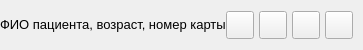
           <widget class="QFrame" name="contentTopBg">
            <property name="minimumSize">
             <size>
              <width>0</width>
              <height>50</height>
             </size>
            </property>
            <property name="maximumSize">
             <size>
              <width>16777215</width>
              <height>50</height>
             </size>
            </property>
            <property name="frameShape">
             <enum>QFrame::NoFrame</enum>
            </property>
            <property name="frameShadow">
             <enum>QFrame::Raised</enum>
            </property>
            <layout class="QHBoxLayout" name="horizontalLayout">
             <property name="spacing">
              <number>0</number>
             </property>
             <property name="leftMargin">
              <number>0</number>
             </property>
             <property name="topMargin">
              <number>0</number>
             </property>
             <property name="rightMargin">
              <number>10</number>
             </property>
             <property name="bottomMargin">
              <number>0</number>
             </property>
             <item>
              <widget class="QFrame" name="leftBox">
               <property name="sizePolicy">
                <sizepolicy hsizetype="Expanding" vsizetype="Preferred">
                 <horstretch>0</horstretch>
                 <verstretch>0</verstretch>
                </sizepolicy>
               </property>
               <property name="frameShape">
                <enum>QFrame::NoFrame</enum>
               </property>
               <property name="frameShadow">
                <enum>QFrame::Raised</enum>
               </property>
               <layout class="QHBoxLayout" name="horizontalLayout_3">
                <property name="spacing">
                 <number>0</number>
                </property>
                <property name="leftMargin">
                 <number>0</number>
                </property>
                <property name="topMargin">
                 <number>0</number>
                </property>
                <property name="rightMargin">
                 <number>0</number>
                </property>
                <property name="bottomMargin">
                 <number>0</number>
                </property>
                <item>
                 <widget class="QLabel" name="titleRightInfo">
                  <property name="sizePolicy">
                   <sizepolicy hsizetype="Preferred" vsizetype="Expanding">
                    <horstretch>0</horstretch>
                    <verstretch>0</verstretch>
                   </sizepolicy>
                  </property>
                  <property name="maximumSize">
                   <size>
                    <width>16777215</width>
                    <height>45</height>
                   </size>
                  </property>
                  <property name="font">
                   <font>
                    <pointsize>10</pointsize>
                    <italic>false</italic>
                    <bold>false</bold>
                   </font>
                  </property>
                  <property name="text">
                   <string>&lt;html&gt;&lt;head/&gt;&lt;body&gt;&lt;p&gt;ФИО пациента, возраст, номер карты&lt;/p&gt;&lt;/body&gt;&lt;/html&gt;</string>
                  </property>
                  <property name="alignment">
                   <set>Qt::AlignLeading|Qt::AlignLeft|Qt::AlignVCenter</set>
                  </property>
                 </widget>
                </item>
               </layout>
              </widget>
             </item>
             <item alignment="Qt::AlignRight">
              <widget class="QFrame" name="rightButtons">
               <property name="minimumSize">
                <size>
                 <width>0</width>
                 <height>28</height>
                </size>
               </property>
               <property name="frameShape">
                <enum>QFrame::NoFrame</enum>
               </property>
               <property name="frameShadow">
                <enum>QFrame::Raised</enum>
               </property>
               <layout class="QHBoxLayout" name="horizontalLayout_2">
                <property name="spacing">
                 <number>5</number>
                </property>
                <property name="leftMargin">
                 <number>0</number>
                </property>
                <property name="topMargin">
                 <number>0</number>
                </property>
                <property name="rightMargin">
                 <number>0</number>
                </property>
                <property name="bottomMargin">
                 <number>0</number>
                </property>
                <item>
                 <widget class="QPushButton" name="settingsTopBtn">
                  <property name="minimumSize">
                   <size>
                    <width>28</width>
                    <height>28</height>
                   </size>
                  </property>
                  <property name="maximumSize">
                   <size>
                    <width>28</width>
                    <height>28</height>
                   </size>
                  </property>
                  <property name="cursor">
                   <cursorShape>PointingHandCursor</cursorShape>
                  </property>
                  <property name="toolTip">
                   <string>Settings</string>
                  </property>
                  <property name="text">
                   <string/>
                  </property>
                  <property name="icon">
                   <iconset resource="resources.qrc">
                    <normaloff>:/icons/images/icons/icon_settings.png</normaloff>:/icons/images/icons/icon_settings.png</iconset>
                  </property>
                  <property name="iconSize">
                   <size>
                    <width>20</width>
                    <height>20</height>
                   </size>
                  </property>
                 </widget>
                </item>
                <item>
                 <widget class="QPushButton" name="minimizeAppBtn">
                  <property name="minimumSize">
                   <size>
                    <width>28</width>
                    <height>28</height>
                   </size>
                  </property>
                  <property name="maximumSize">
                   <size>
                    <width>28</width>
                    <height>28</height>
                   </size>
                  </property>
                  <property name="cursor">
                   <cursorShape>PointingHandCursor</cursorShape>
                  </property>
                  <property name="toolTip">
                   <string>Minimize</string>
                  </property>
                  <property name="text">
                   <string/>
                  </property>
                  <property name="icon">
                   <iconset resource="resources.qrc">
                    <normaloff>:/icons/images/icons/icon_minimize.png</normaloff>:/icons/images/icons/icon_minimize.png</iconset>
                  </property>
                  <property name="iconSize">
                   <size>
                    <width>20</width>
                    <height>20</height>
                   </size>
                  </property>
                 </widget>
                </item>
                <item>
                 <widget class="QPushButton" name="maximizeRestoreAppBtn">
                  <property name="minimumSize">
                   <size>
                    <width>28</width>
                    <height>28</height>
                   </size>
                  </property>
                  <property name="maximumSize">
                   <size>
                    <width>28</width>
                    <height>28</height>
                   </size>
                  </property>
                  <property name="font">
                   <font>
                    <pointsize>10</pointsize>
                    <italic>false</italic>
                    <bold>false</bold>
                    <stylestrategy>PreferDefault</stylestrategy>
                   </font>
                  </property>
                  <property name="cursor">
                   <cursorShape>PointingHandCursor</cursorShape>
                  </property>
                  <property name="toolTip">
                   <string>Maximize</string>
                  </property>
                  <property name="text">
                   <string/>
                  </property>
                  <property name="icon">
                   <iconset resource="resources.qrc">
                    <normaloff>:/icons/images/icons/icon_maximize.png</normaloff>:/icons/images/icons/icon_maximize.png</iconset>
                  </property>
                  <property name="iconSize">
                   <size>
                    <width>20</width>
                    <height>20</height>
                   </size>
                  </property>
                 </widget>
                </item>
                <item>
                 <widget class="QPushButton" name="closeAppBtn">
                  <property name="minimumSize">
                   <size>
                    <width>28</width>
                    <height>28</height>
                   </size>
                  </property>
                  <property name="maximumSize">
                   <size>
                    <width>28</width>
                    <height>28</height>
                   </size>
                  </property>
                  <property name="cursor">
                   <cursorShape>PointingHandCursor</cursorShape>
                  </property>
                  <property name="toolTip">
                   <string>Close</string>
                  </property>
                  <property name="text">
                   <string/>
                  </property>
                  <property name="icon">
                   <iconset resource="resources.qrc">
                    <normaloff>:/icons/images/icons/icon_close.png</normaloff>:/icons/images/icons/icon_close.png</iconset>
                  </property>
                  <property name="iconSize">
                   <size>
                    <width>20</width>
                    <height>20</height>
                   </size>
                  </property>
                 </widget>
                </item>
               </layout>
              </widget>
             </item>
            </layout>
           </widget>
